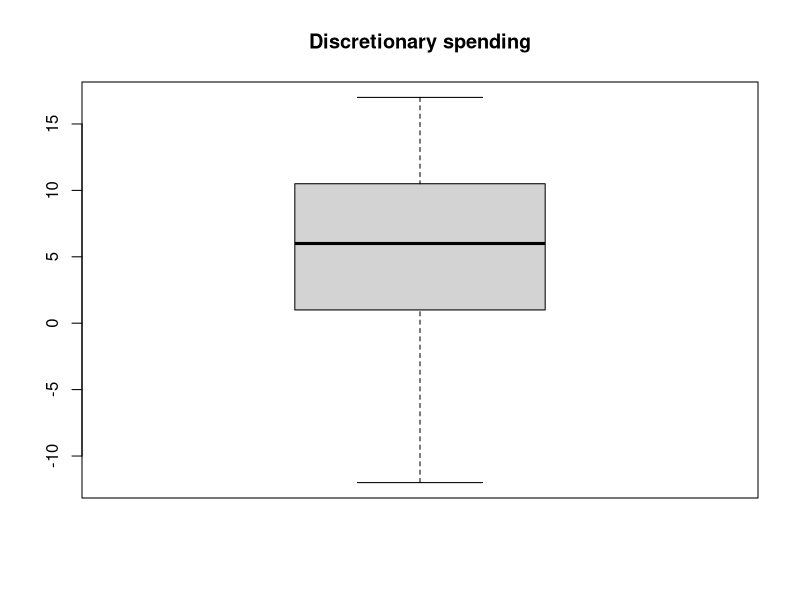
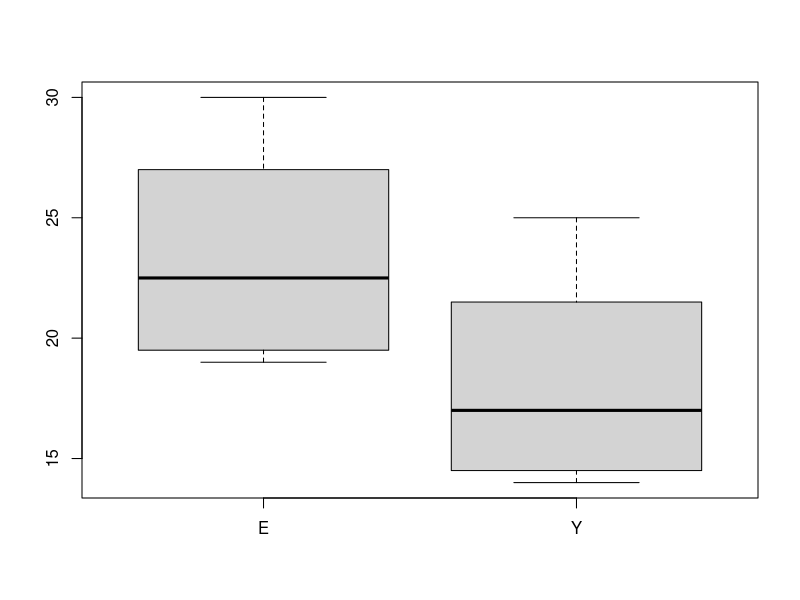
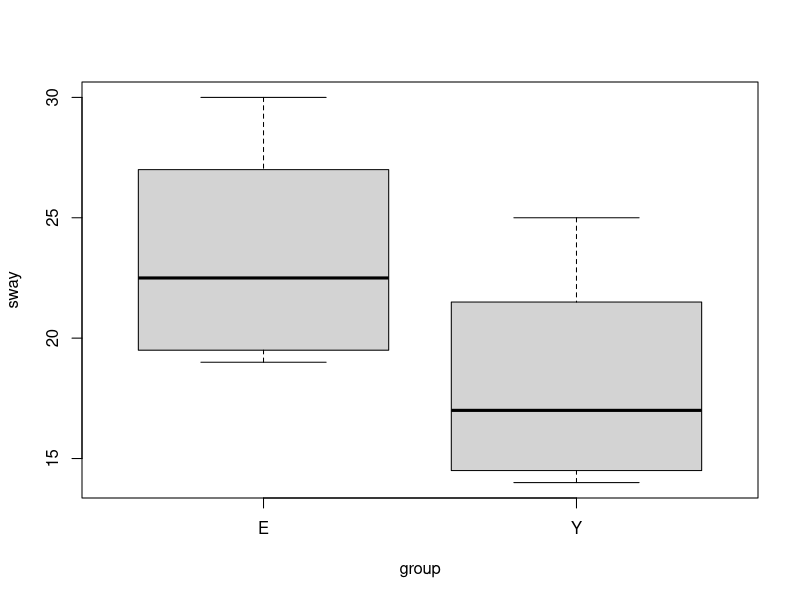
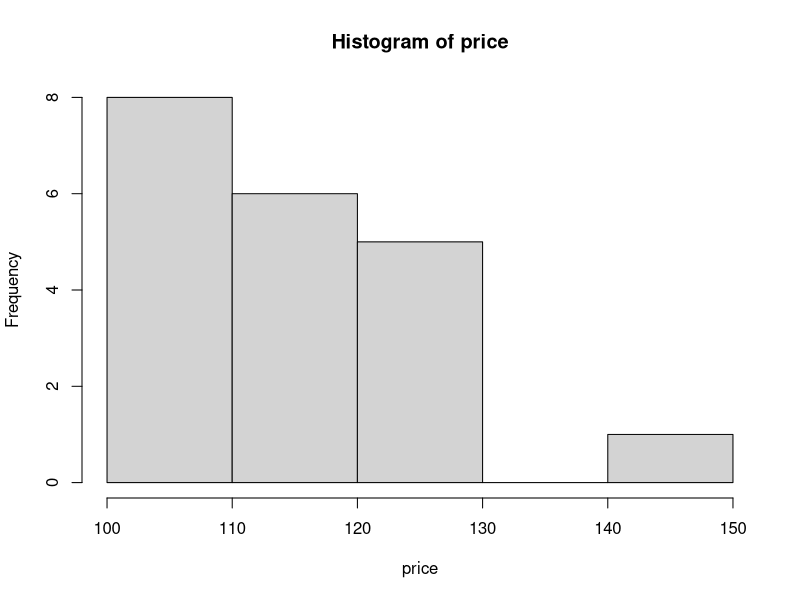
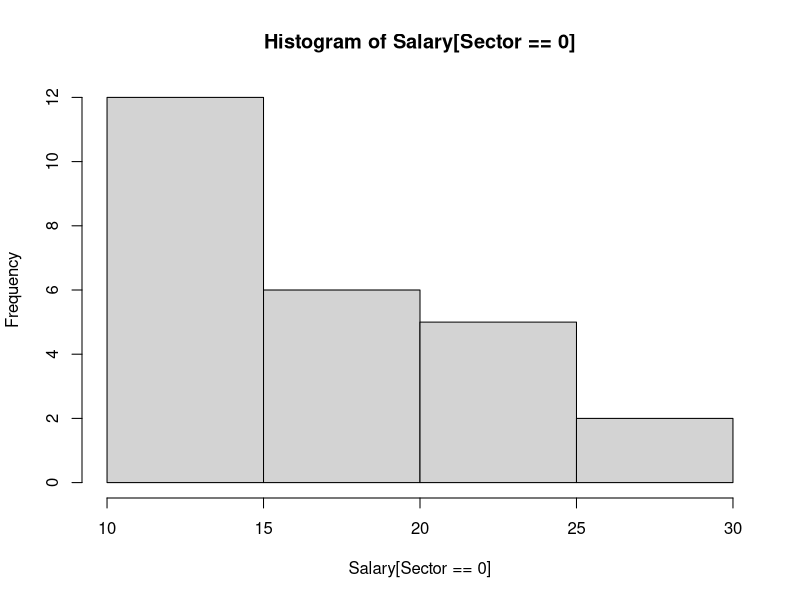
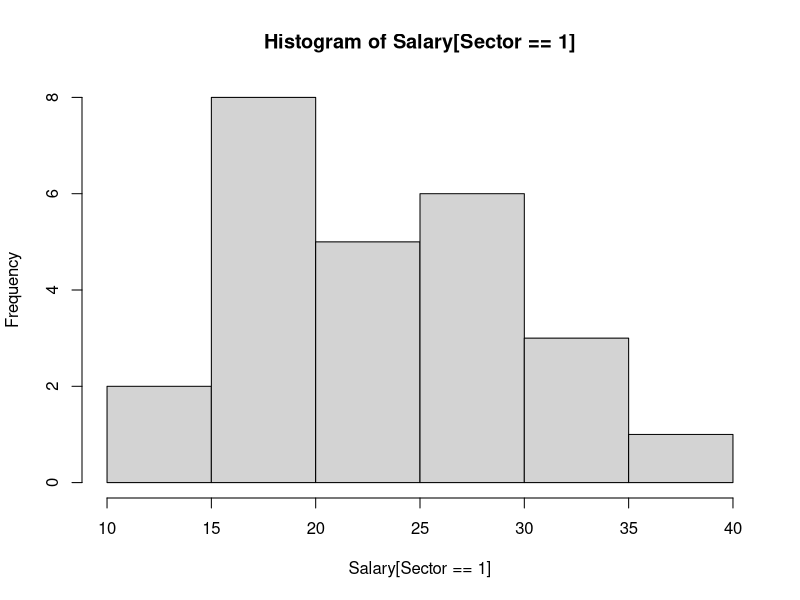
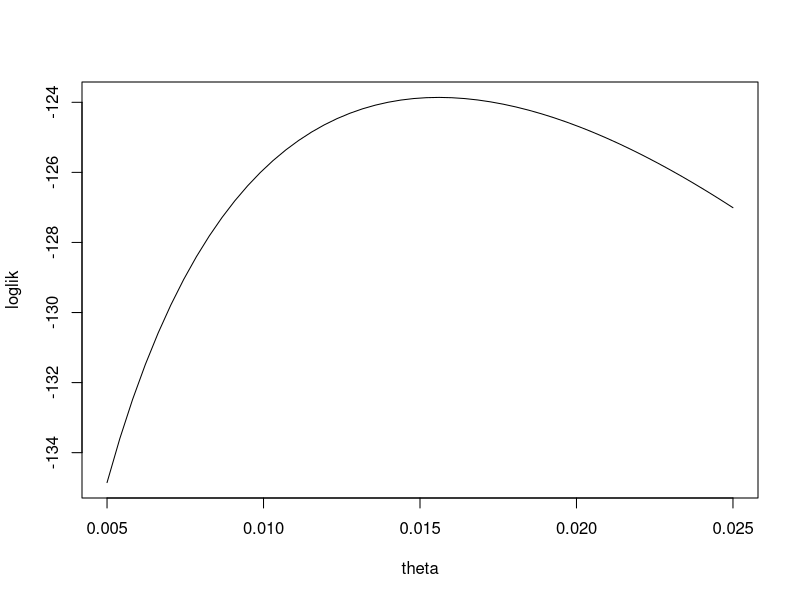
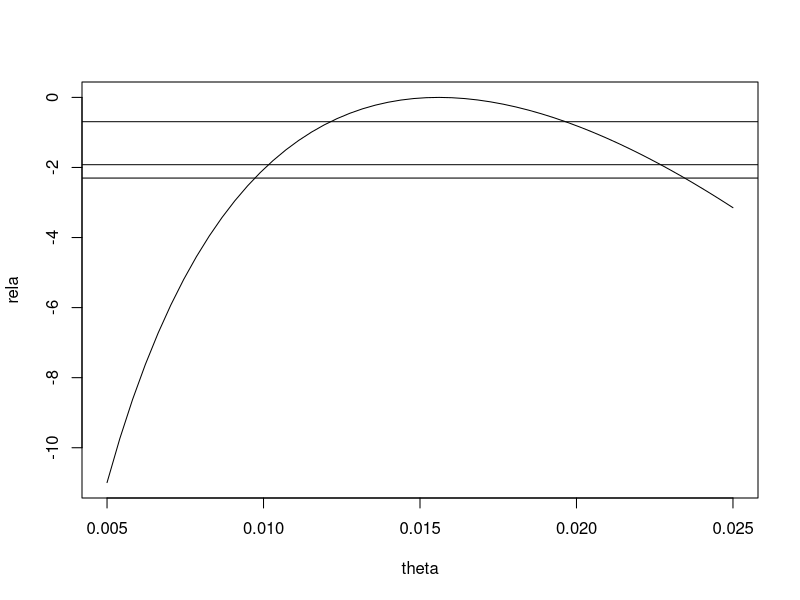

Here is the R script that generated these plots, in order:
## Statistical Inference Practical 1 ##



#########################################

## Lines in an R script that start with # are comments and 
## will not be run by R.


###################################


### Section 1 - Nonparametric Tests

############################

### Wilcoxon Signed Ranks Test

## Example 1: Discretionary spending

## The Data

spending <- c(5, 4, 12, 7, 3, -12, 14, 11, 6, -2, 8, -1, 10, 17,-9)

## Use the commands:

## boxplot()
## summary()
## median()
## quantile()

## applied to these data to plot and summarise the data

## A wilcoxon signed ranks test can be carried out using the following command
## to test the null hypothesis that the median difference is 0.

#1 Produce a boxplot of the data.
q1=boxplot(spending,main="Discretionary spending")

#2 Compute the median and quantiles of the data
median(spending)
quantile(spending)

#3 Use a Wilcoxon Signed Ranks test to investigate the hypothesis that the median
#difference is 0.
model1=wilcox.test(spending, mu=0,exact=F)
model1

#4 write down your conclusions from this test
#reject H0 since p value<0.05



## This command has an argument called 'alternative' which specifies whether the
## test is one or two-sided.  The default for the command is 'alternative = "two.sided"'.
## For a one-sided test the 'alternative' argument can be set to "less" or "greater",
## depending on the hypotheses specified.
## i.e. wilcox.test(spending, mu=0, alternative="less")

## Explore the function using ?wilcox.test


#########################


## Mann-Whitney U Test

### Example 2: Sway data

## The data
#Eight elderly and eight young people were subjects in an experiment. Each in turn stood
#barefoot on a ‘force platform’ and tried to maintain a stable and upright position while
#reacting as quickly as possible to an unpredictable noise, by pressing a hand-held button.
#The platform automatically measured how much each subject swayed (in mm) in the
#forward-backward direction, and these data are recorded in the R script. The sway vector
#in R contains all of the data with the group identifiers provided in the vector group.
sway <- c(19, 30, 20, 19, 29, 25, 21, 24, 25, 21, 17, 15, 14, 14, 22, 17)
group <- c(rep("E",8),rep("Y",8))
q2=data.frame(sway,group)
q2_1=subset(q2,q2$group=="E")
q2_2=subset(q2,q2$group=="Y")


#1 Produce a boxplot of the data for each group.
boxplot(q2_1$sway,q2_2$sway,names=c('E','Y'))
######## or
boxplot(sway~group)
?cat
cat("IQR E",IQR(sway[group=="E"]),"\n")
cat("IQR Y",IQR(sway[group=="Y"]),"\n")
IQR(sway[group=="E"])/IQR(sway[group=="Y"])



##2 The Mann-Whitney U test can be carried out using the following command,
## to test the null hypothesis that the population median sway is the same for each group.

wilcox.test(sway~group,exact=F)

#3 conclusion
#p value>0.05, cannot reject H0

##############################


## One-sample t-test

### Example 3: House price

## The data

price <-c(120, 110, 108, 100, 150, 106, 100, 100, 114, 130, 122, 100, 120, 130, 115, 112, 126, 110, 120, 128)



##1 Use the histogram command hist() to plot a histogram of the data.
hist(price)


##2 Use the following command to perform a one-sample t-test, testing the null hypothesis that the population mean is 118.
t.test(price, mu=118)
#p-value = 0.5069

## Explore the function using ?t.test 
?t.test

##3 Use the wilcox.test() command to compare the results to a wilcoxon signed ranks test.
## For this test, you should test the null hypothesis that the population median=118.
wilcox.test(price,mu=118,exact=F)
#p-value = 0.3594

#4 conclusion
# for t test, cannot reject H0; for wilcox test, reject H0

############################



## Two-sample t-test

## Example 4: Salary data
#These data are the starting salaries of 50 Scottish adults who are administrative assistants;
#25 of whom work in the public sector and 25 work in the private sector. The Salary
#vector in R contains all of the data in £1000’s with group identifiers provided in the vector
#Sector, 0 for public and 1 for private.

## The Data
Salary <- c(18.9,10.5,	17.5,	13.1,	13.0,	18.2,	22.0,	13.0,	25.0,	12.2,  10.3,15.5,	24.4,	11.8,	15.0,	25.6,	11.8,	22.8,	19.4,	12.3, 22.7,	27.3,	16.0,	11.0,	12.6,	17.7,	17.2, 20.2,	34.0,	36.4,	11.3,	24.0,	17.6,	26.0,	25.7,	17.2,	14.1,	22.0,	17.2,	20.9,	16.8,	19.3,	15.8,	27.0,	20.4,	25.5,	30.1, 28.3,	29.5,	31.6)
Sector<- c(rep(0,25), rep(1,25))

## Use the following commands to plot histograms of the data for each group
###利用判断语句直接分组，不需要创建data frame
hist(Salary[Sector==0])
hist(Salary[Sector==1])

## Use the following command to perform the two-sample t-test.  This assumes that the population variances for each population are equal.
## We are testing the null hypothesis that the population mean for group 1 = population mean for group 2.

t.test(Salary~Sector, var.equal=TRUE)
#p-value = 0.001392

## Since the normality assumptions is dubious from the histograms 
## use the wilcox.test() command to perform a Mann-Whitney test and compare your results
## to the two-sample t-test.
wilcox.test(Salary~Sector, exact=F)
#p-value = 0.002547



###################################



## Likelihood

#### Example 5

## The air conditioning failures data

aircond <- c(50,44,102,72,22,39,3,15,197,188,79,88,46,5,5,36,22,139,210,97,30,23,13,14)


## Use the commmands provided to plot the log-likelihood. 
n=length(aircond)
thetahat=1/mean(aircond)
theta=seq(0.005,0.025,length=50)
loglik = n * log(theta) - theta * sum(aircond)
plot(theta, loglik, type = "l")
## Develop code to compute the relative log-likelihood.

rela=(n * log(theta) - theta * sum(aircond))-( n * log(thetahat) - thetahat * sum(aircond))

## Plot the relative log-likelihood for different values of theta.
plot(theta,rela,type="l")

## Add lines to the plot to help to estimate 10%, 14.65% and 50% likelihood intervals.
abline(h = log(0.10))
abline(h = log(0.1465))
abline(h = log(0.5))







